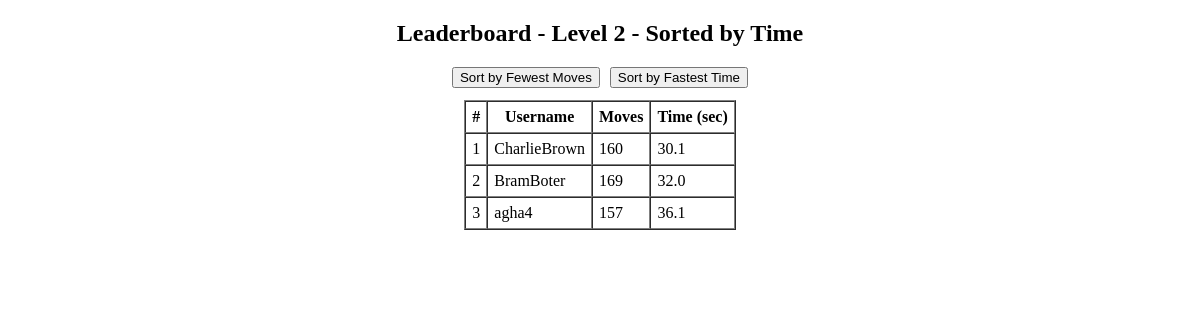
Screenshot of /game_leaderboard/time/2 with the database file from the repository.
### server.py (models this page shows)
class ScoreTime(db.Model):
    score_id = db.Column(db.Integer, primary_key=True)
    username = db.Column(db.String(20), nullable=False)
    level = db.Column(db.String(30), nullable=False)
    moves = db.Column(db.Integer, nullable=False)
    time_taken = db.Column(db.Float, nullable=False)
    __table_args__ = (
        db.UniqueConstraint('username', 'level', name='unique_username_level'),
    )

### server.py (the view)
@app.route('/game_leaderboard/time/<level>')
def game_leaderboard_time(level):
    scores = ScoreTime.query.filter_by(level=level).order_by(ScoreTime.time_taken.asc()).all()
    return render_template('gameleaderboard.html', scores=scores, selected_level=level, mode='time')

### templates/gameleaderboard.html (shortened to what this page needs)
<!DOCTYPE html>
<html lang="en">
<head>
    <link rel="stylesheet" href="{{ url_for('static', filename='css/styleleaderboard.css') }}">
</head>
<body>
    <div class="leaderboard-container">
        <h2>Leaderboard - Level {{ selected_level }} - Sorted by {{ mode|capitalize }}</h2>
        <div class="sort-buttons">
            <form action="{{ url_for('game_leaderboard_moves', level=selected_level) }}" method="get">
                <button type="submit">Sort by Fewest Moves</button>
            </form>
            <form action="{{ url_for('game_leaderboard_time', level=selected_level) }}" method="get">
                <button type="submit">Sort by Fastest Time</button>
            </form>
        </div>
        <table border="1" cellspacing="0" cellpadding="6">
            <tr>
                <th>#</th>
                <th>Username</th>
                <th>Moves</th>
                <th>Time (sec)</th>
            </tr>
            {% for score in scores %}
            <tr>
                <td>{{ loop.index }}</td>
                <td>{{ score.username }}</td>
                <td>{{ score.moves }}</td>
                <td>{{ score.time_taken }}</td>
            </tr>
            {% endfor %}
        </table>
    </div>
</body>
</html>

### static/css/styleleaderboard.css (style rules this page uses)
html, body { margin: 0; padding-bottom: 200px; overflow: auto; height: 100%; }
.leaderboard-container { display: flex; flex-direction: column; align-items: center; }
.sort-buttons, .level-buttons { display: flex; flex-direction: row; gap: 10px; margin-bottom: 12px; }

### rows the page displays
ScoreTime: username "CharlieBrown", moves "160", time_taken "30.1"
ScoreTime: username "BramBoter", moves "169", time_taken "32.0"
ScoreTime: username "agha4", moves "157", time_taken "36.1"

### other values shown
{{ selected_level }} "2"
{{ mode|capitalize }} "Time"
